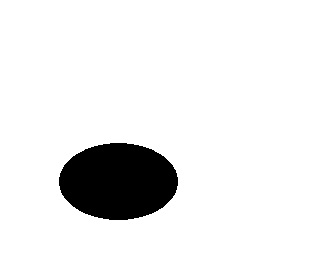
#> input picture objectExample1.jpg, 316 x 260 px
$ python cannyPil.py
#> lines starting #> are read from the running program, lines starting #| are printed output that depends on the picture

from PIL import Image
from PIL import ImageFilter

def removeFrame(imageIn):
    # the frame is actually an edge the edge filter marks down
    #  it consists of a 1 pixel width of the perimeter of the function
    limX = imageIn.width - 1
    limY = imageIn.height - 1

    for i in range(imageIn.width):
        imageIn.putpixel((i,0),(0,0,0))
        imageIn.putpixel((i,limY),(0,0,0))

    for i in range(imageIn.height):
        imageIn.putpixel((0,i),(0,0,0))
        imageIn.putpixel((limX,i),(0,0,0))

    return imageIn

# Create an image object
image = Image.open("./objectExample1.jpg")
#> image is the input picture: PIL image 316x260 RGB; min 0, max 255, mean 232.7

imageWithEdges = image.filter(ImageFilter.FIND_EDGES)
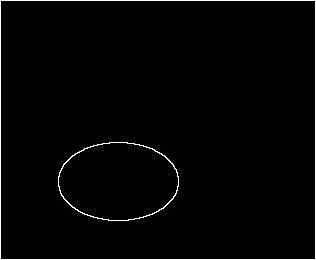
#> imageWithEdges: PIL image 316x260 RGB; min 0, max 255, mean 4.9

imageWithoutFrame = removeFrame(imageWithEdges)

imageWithoutFrame.show()

'''

image.getpixel((x,y)) - ta jep nje pixel touple (r,g,b)
image.putpixel((x,y),(r,g,b)) - e mbishkrun nje pixel


# Find the edges by applying the filter ImageFilter.FIND_EDGES
imageWithEdges = image.filter(ImageFilter.FIND_EDGES)

# display the new image with edge detection done
imageWithEdges.show()
'''
